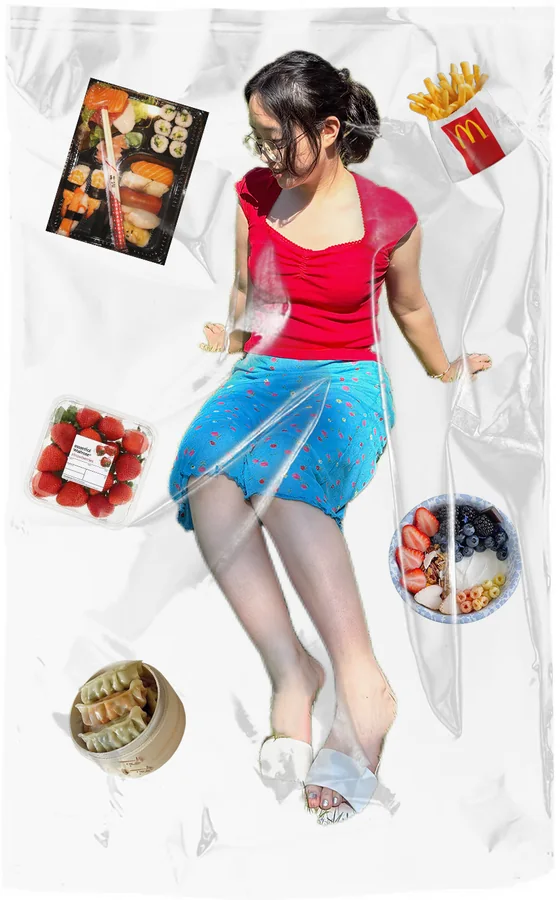
#> input picture assets/photo/vacuum-collage.webp, 560 x 900 px
$ python prepare_photo.py ../assets/photo/vacuum-collage.webp ../assets/photo/vacuum-collage.webp
#> lines starting #> are read from the running program, lines starting #| are printed output that depends on the picture; after the words box and inside, x2 and y2 are one past the last pixel; in counts of white or black regions, pixels touching at a corner belong together
#> in main, image is the input picture: PIL image 560x900 RGB; mean R, G, B 210.5, 201.8, 201.6
"""Crop the owner's collage to its plastic sheet and save a web-sized copy.

    python tools/prepare_photo.py <source image> assets/photo/vacuum-collage.webp

The collage sits on a plain white background; everything brighter than
WHITE in every channel counts as background and is trimmed away.
"""

import sys
from pathlib import Path

from PIL import Image

WHITE = 245
PADDING = 8
HEIGHT = 900
QUALITY = 84


def content_box(image: Image.Image) -> tuple[int, int, int, int]:
    """Bounds of every pixel that is not near-white, padded a little."""
    gray = image.convert("RGB").point(lambda v: 255 if v < WHITE else 0).convert("L")
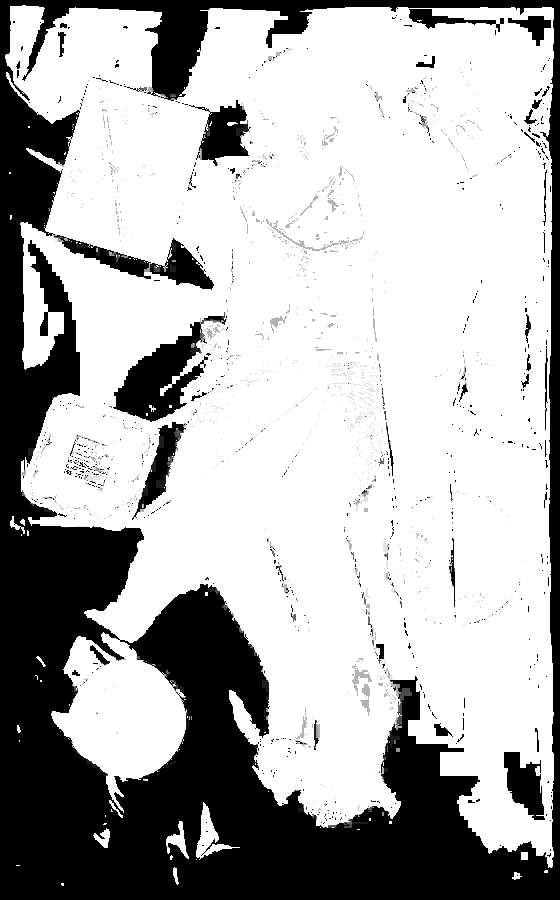
#> gray: PIL image 560x900 L; min 0, max 255, mean 176.4
    box = gray.getbbox()
#> box = (5, 5, 554, 886)
    if box is None:
        raise SystemExit("The image is blank: nothing darker than the background to keep.")
    left, top, right, bottom = box
#> left = 5; top = 5; right = 554; bottom = 886
    return (
        max(0, left - PADDING),
        max(0, top - PADDING),
        min(image.width, right + PADDING),
        min(image.height, bottom + PADDING),
    )


def main(source: str, target: str) -> None:
    image = Image.open(source).convert("RGB")
    cropped = image.crop(content_box(image))
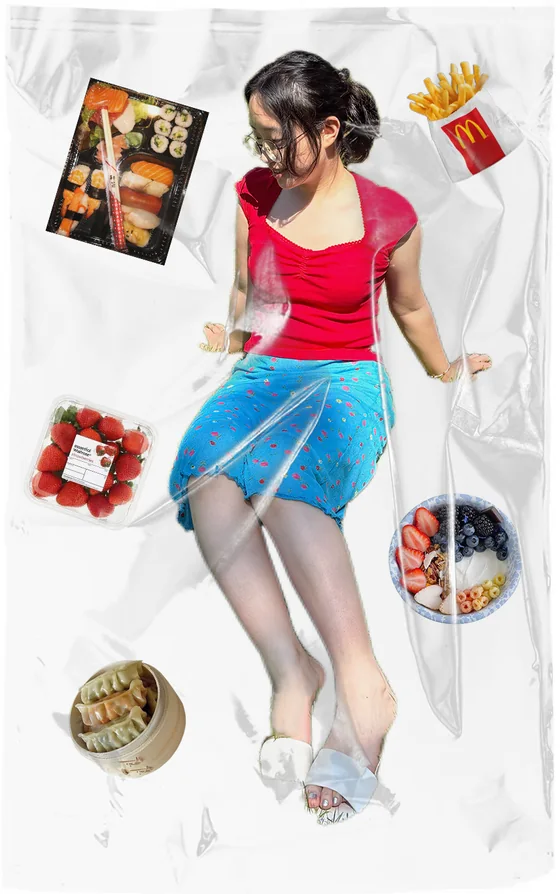
#> cropped: PIL image 560x894 RGB; mean R, G, B 210.2, 201.4, 201.2
    width = round(cropped.width * HEIGHT / cropped.height)
#> width = 564
    resized = cropped.resize((width, HEIGHT), Image.LANCZOS)
    out = Path(target)
    out.parent.mkdir(parents=True, exist_ok=True)
    resized.save(out, "WEBP", quality=QUALITY, method=6)
    print(f"{out}: {width} x {HEIGHT} (aspect {width / HEIGHT:.3f}), {out.stat().st_size // 1024} KB")
#| ../assets/photo/vacuum-collage.webp: 564 x 900 (aspect 0.627), 56 KB


if __name__ == "__main__":
    if len(sys.argv) != 3:
        raise SystemExit(__doc__)
    main(sys.argv[1], sys.argv[2])

$ run again, with assets/photo/vacuum-pack-relief.webp copied over assets/photo/vacuum-collage.webp
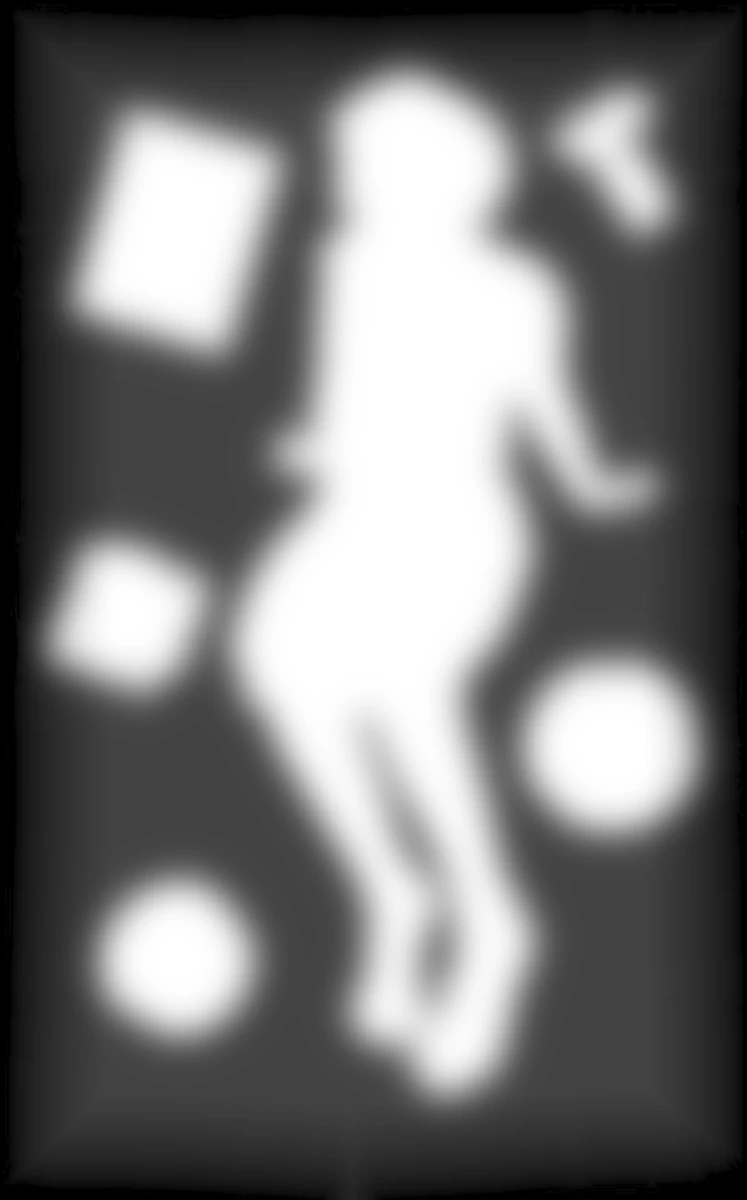
#> input picture assets/photo/vacuum-pack-relief.webp, 747 x 1200 px
#> in main, image is the input picture: PIL image 747x1200 RGB; mean R, G, B 118.2, 118.2, 118.2
#> in content_box, `gray = image.convert("RGB").point(lambda v: 255 if v < WHITE else 0).c..`:
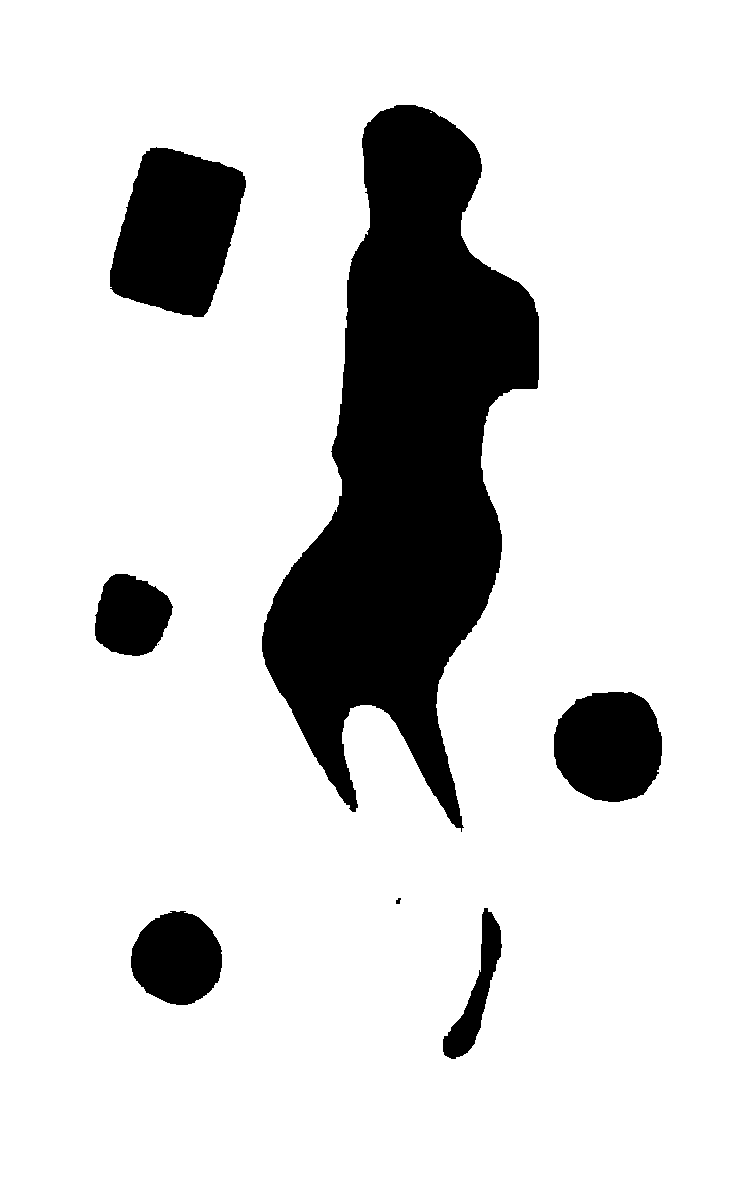
#> gray: PIL image 747x1200 L; 84.2% white; 8 black regions (1 under 20 px), largest, box (x1, y1, x2, y2) and area: (262, 105, 539, 832) 101598, (110, 147, 246, 317) 16461, (554, 692, 662, 802) 9656
#> box = (0, 0, 747, 1200)
#> left = 0; right = 747; bottom = 1200
#| ../assets/photo/vacuum-collage.webp: 560 x 900 (aspect 0.622), 15 KB

$ run again, with assets/photo/vacuum-pack-shade.webp copied over assets/photo/vacuum-collage.webp
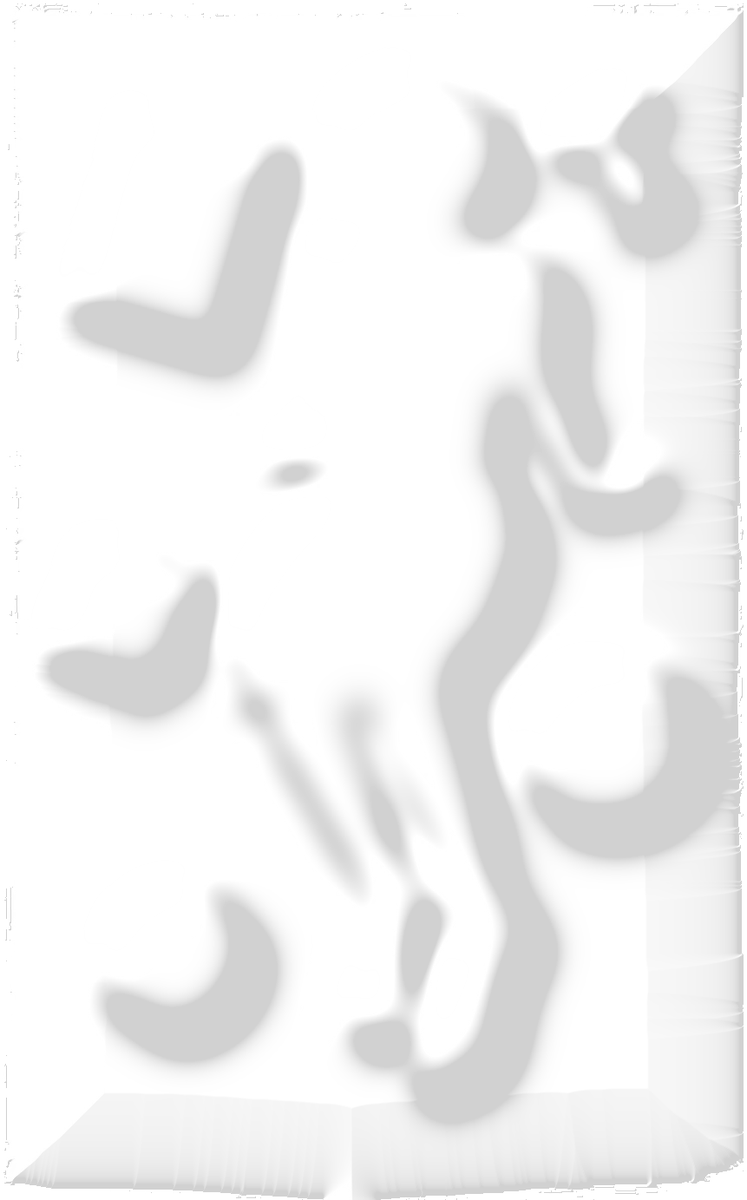
#> input picture assets/photo/vacuum-pack-shade.webp, 747 x 1200 px
#> in main, `image = Image.open(source).convert("RGB")`:
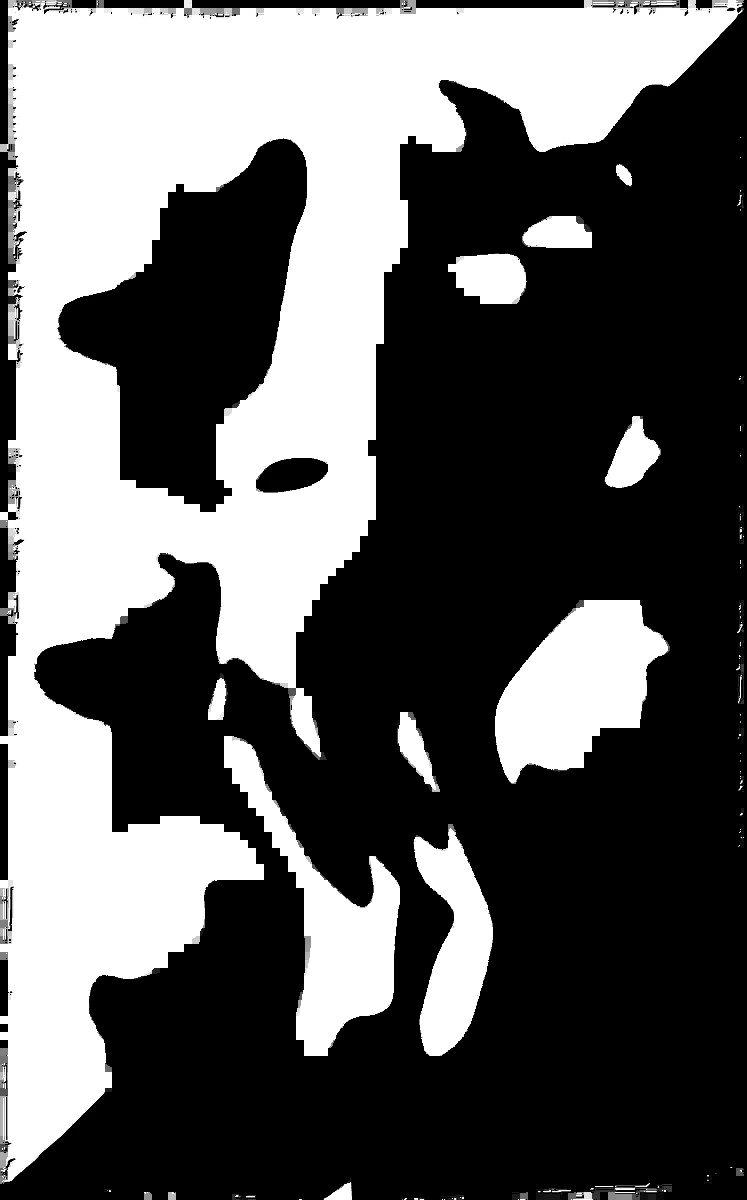
#> image: PIL image 747x1200 RGB; mean R, G, B 94.9, 94.9, 94.9
#> in content_box, `gray = image.convert("RGB").point(lambda v: 255 if v < WHITE else 0).c..`:
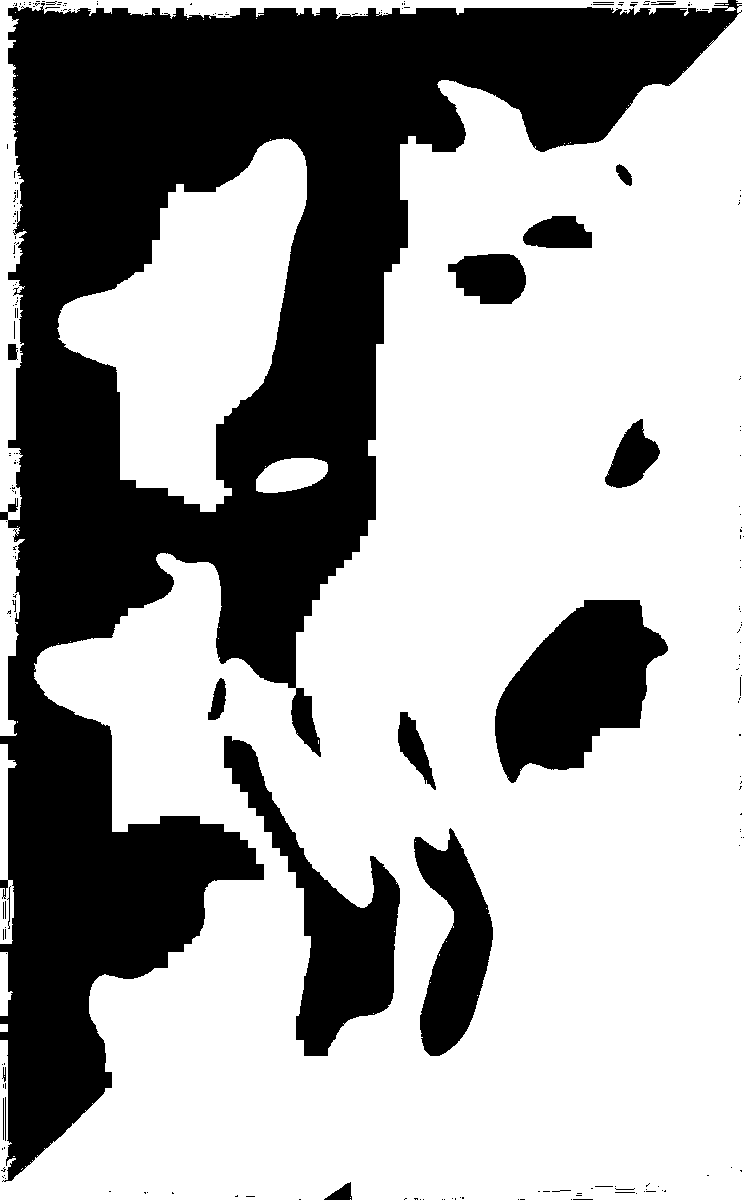
#> gray: PIL image 747x1200 L; 63.7% white; 237 black regions (213 under 20 px), largest, box (x1, y1, x2, y2) and area: (0, 0, 742, 1182) 269410, (495, 600, 668, 783) 19133, (224, 736, 400, 1056) 17003
#> box = (0, 0, 747, 1200)
#> left = 0; right = 747; bottom = 1200
#| ../assets/photo/vacuum-collage.webp: 560 x 900 (aspect 0.622), 122 KB
